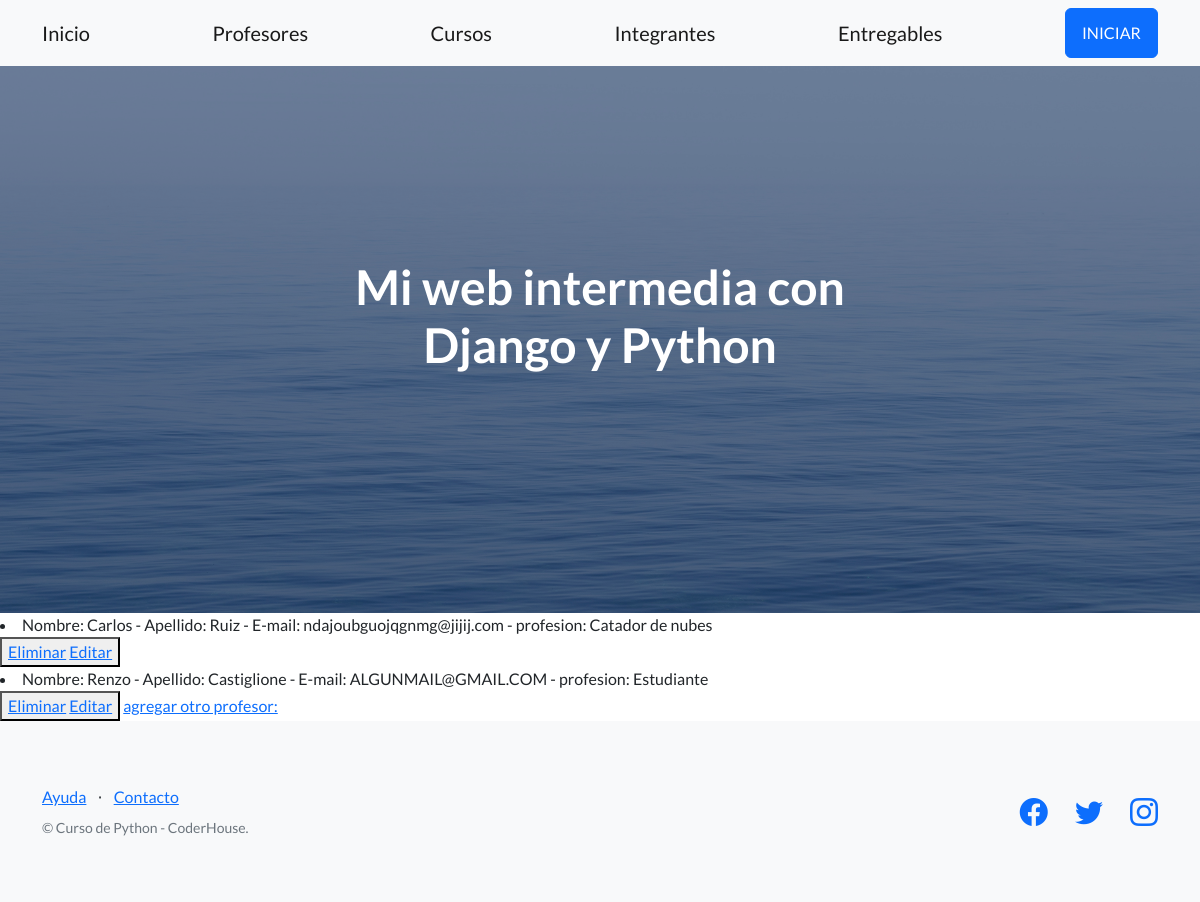
Before: /Primer_app/leerProfesores with the older database file.
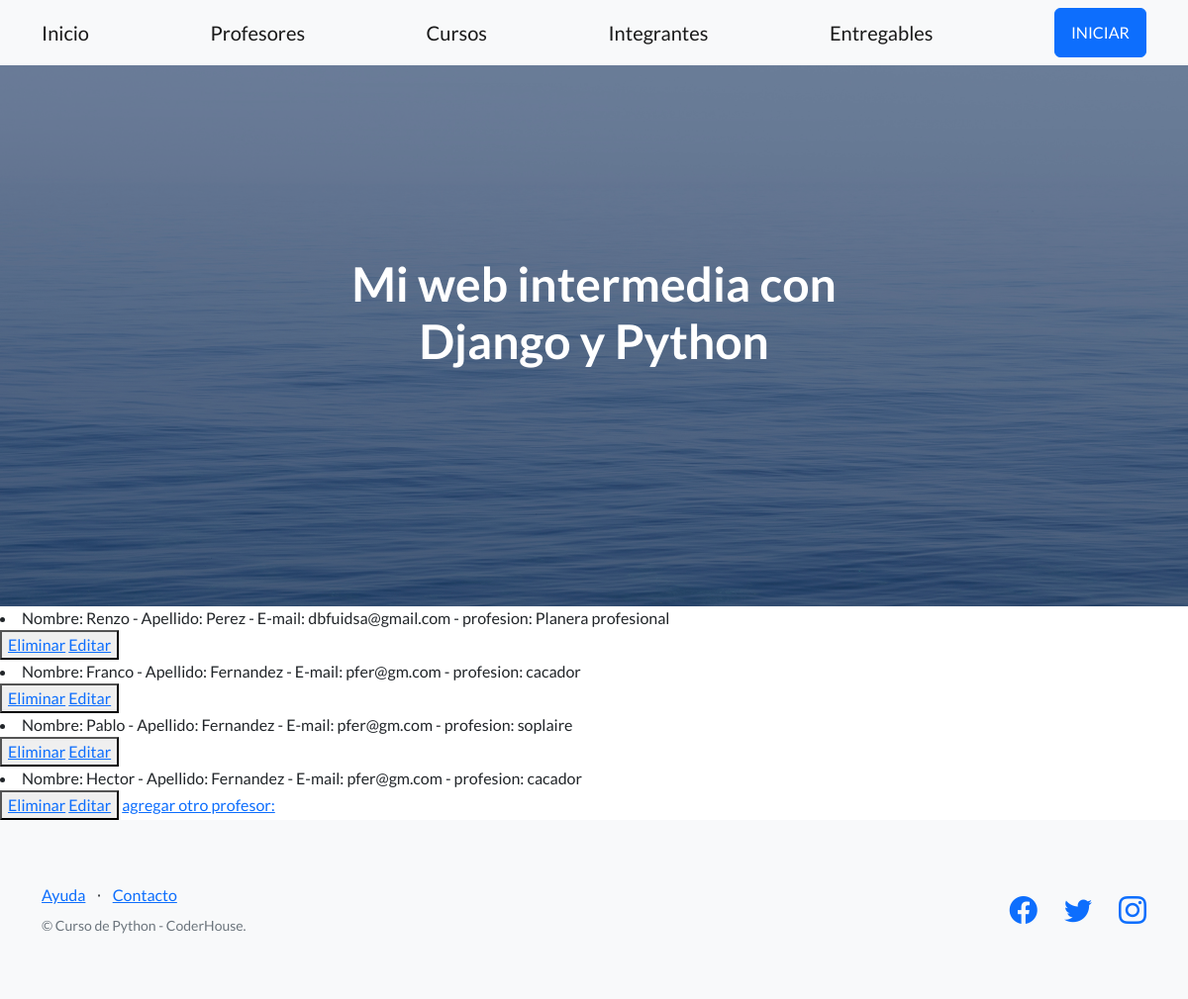
After: the same page with the newer database file.
### Primer_app/models.py (models this page shows)
class Profe (models.Model):
    nombre = models.CharField(max_length=30)
    apellido = models.CharField(max_length=30)
    email = models.EmailField()
    profesion = models.CharField(max_length=30)
    def __str__(self):
        return f'Nombre: {self.nombre} - Apellido: {self.apellido} - E-mail: {self.email} - profesion: {self.profesion}'

### Primer_app/views.py (the view)
# urls.py: path('leerProfesores',views.leerProfesores, name = "LeerProfesores"),
def leerProfesores(request):
    profesores = Profe.objects.all()
    contexto = {"profesores":profesores}
    return render(request, "Primer_app/leerProfesores.html",contexto)

### Primer_app/Templates/Primer_app/leerProfesores.html
{% extends "Primer_app/Padre.html" %}
{% load static %}
{% block contenidoQueCambia %}
    {% for p in profesores %}
        <li>{{p}}</li>
        <button>
            <a href= "{% url 'primerApp:EliminarProfesor' p.nombre %}">  Eliminar</a>
            <a href= "{% url 'primerApp:EditarProfesor' p.nombre %}">  Editar</a>
        </button>
    {% endfor %}
    <a href="{% url 'primerApp:Profes'%}">agregar otro profesor: </a>
{% endblock %}

### Primer_app/Templates/Primer_app/Padre.html (shortened to what this page needs)
<!DOCTYPE html>
<html lang="en">
    <head>
        {% load static %}
        <link href="https://cdn.jsdelivr.net/npm/bootstrap-icons@1.5.0/font/bootstrap-icons.css" rel="stylesheet" type="text/css" />
        <link href="{%static 'Primer_app/css/styles.css' %}" rel="stylesheet" />
    </head>
    <body>
        <nav class="navbar navbar-light bg-light static-top">
            <div class="container">
                <a class="navbar-brand" href="{% url 'primerApp:Inicio' %}">Inicio</a>
                <a class="navbar-brand" href="{% url 'primerApp:Profes' %}">Profesores</a>
                <a class="navbar-brand" href="{% url 'primerApp:Cursos' %}">Cursos</a>
                <a class="navbar-brand" href="{% url 'primerApp:Integrantes' %}">Integrantes</a>
                <a class="navbar-brand" href="{% url 'primerApp:Entregables' %}">Entregables</a>
                {% if not request.user.is_authenticated %}
                <a class="btn btn-primary" href="{% url 'primerApp:Login%'}">INICIAR</a>
            </div>
        </nav>
        <header class="masthead">
            <div class="container position-relative">
                <div class="row justify-content-center">
                    <div class="col-xl-6">
                        <div class="text-center text-white">
                            <h1 class="mb-5">Mi web intermedia con Django y Python</h1>
                        </div>
                    </div>
                </div>
            </div>
        </header>
        {% block contenidoQueCambia %}{% endblock %}
        <footer class="footer bg-light">
            <div class="container">
                <div class="row">
                    <div class="col-lg-6 h-100 text-center text-lg-start my-auto">
                        <ul class="list-inline mb-2">
                            <li class="list-inline-item"><a href="#!">Ayuda</a></li>
                            <li class="list-inline-item">⋅</li>
                            <li class="list-inline-item"><a href="#!">Contacto</a></li>
                        </ul>
                        <p class="text-muted small mb-4 mb-lg-0">&copy; Curso de Python - CoderHouse.</p>
                    </div>
                    <div class="col-lg-6 h-100 text-center text-lg-end my-auto">
                        <ul class="list-inline mb-0">
                            <li class="list-inline-item me-4">
                                <a href="#!"><i class="bi-facebook fs-3"></i></a>
                            </li>
                            <li class="list-inline-item me-4">
                                <a href="#!"><i class="bi-twitter fs-3"></i></a>
                            </li>
                            <li class="list-inline-item">
                                <a href="#!"><i class="bi-instagram fs-3"></i></a>
                            </li>
                        </ul>
                    </div>
                </div>
            </div>
        </footer>
    </body>
</html>

Changed rows visible on the page:
removed Profe: nombre+apellido+email "Nombre: Carlos - Apellido: Ruiz - E-mail: ndajoubguojqgnmg@jijij.com - profesion: Catador de nubes"
removed Profe: nombre+apellido+email "Nombre: Renzo - Apellido: Castiglione - E-mail: ALGUNMAIL@GMAIL.COM - profesion: Estudiante"
added Profe: nombre+apellido+email "Nombre: Renzo - Apellido: Perez - E-mail: dbfuidsa@gmail.com - profesion: Planera profesional"
added Profe: nombre+apellido+email "Nombre: Franco - Apellido: Fernandez - E-mail: pfer@gm.com - profesion: cacador"
added Profe: nombre+apellido+email "Nombre: Pablo - Apellido: Fernandez - E-mail: pfer@gm.com - profesion: soplaire"
added Profe: nombre+apellido+email "Nombre: Hector - Apellido: Fernandez - E-mail: pfer@gm.com - profesion: cacador"
